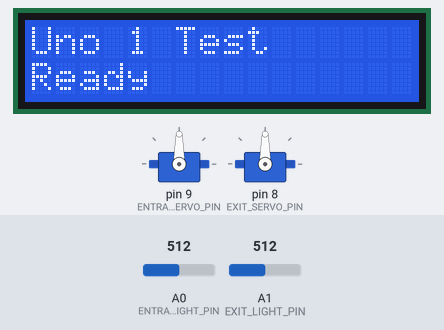
A sketch run on a simulated Arduino Uno, built with avr-gcc and run on an emulated ATmega328P. Shown: 16×2 character LCD, 2 × servo. The inputs (shaded band) are chosen by the test bench; at power-on: A0 (ENTRANCE_LIGHT_PIN) = 512, A1 (EXIT_LIGHT_PIN) = 512. What the sketch prints to the serial monitor is not drawn.

Above: at 3.5 s.
3.6 s: A0 (ENTRANCE_LIGHT_PIN) set to 213
5.1 s: A0 (ENTRANCE_LIGHT_PIN) set to 183
At 5.26 s:
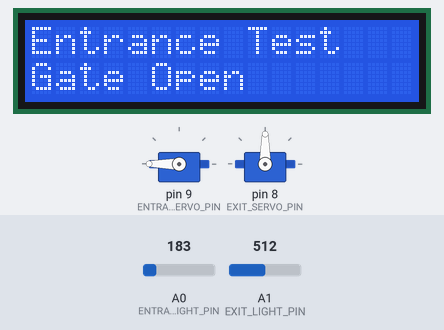
At 6.5 s:
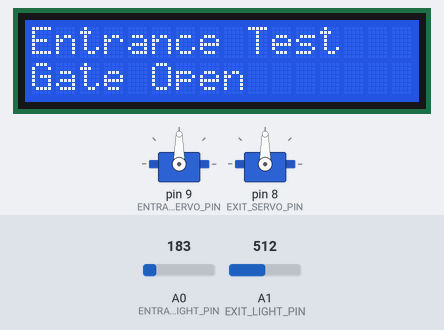
6.8 s: A1 (EXIT_LIGHT_PIN) set to 218
9.8 s: A1 (EXIT_LIGHT_PIN) set to 194
At 13.9 s:
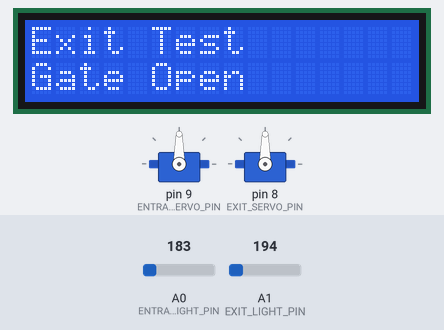
Timing chart, 0 to 15.4 s (numbered marks = the images above; inputs shaded):
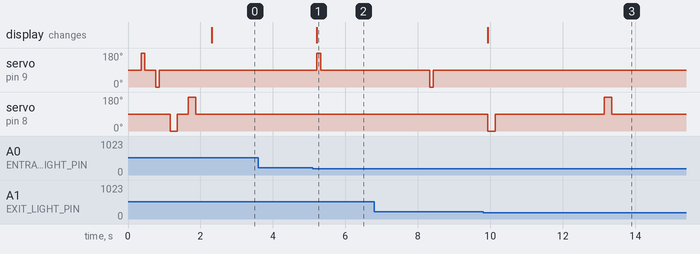

The sketch:

uno1_gate_full_test.ino
```cpp
#include <LiquidCrystal_I2C.h>
#include <Servo.h>

const int ENTRANCE_LIGHT_PIN = A0;
const int EXIT_LIGHT_PIN = A1;
const int ENTRANCE_SERVO_PIN = 9;
const int EXIT_SERVO_PIN = 8;

const int LIGHT_BLOCKED_THRESHOLD = 200;
const int SERVO_STOP_ANGLE = 90;
const int ENTRANCE_SERVO_OPEN_ROTATE_ANGLE = 180;
const int ENTRANCE_SERVO_CLOSE_ROTATE_ANGLE = 0;
const int EXIT_SERVO_OPEN_ROTATE_ANGLE = 0;
const int EXIT_SERVO_CLOSE_ROTATE_ANGLE = 180;
const unsigned long ENTRANCE_SERVO_ROTATE_TIME_MS = 100;
const unsigned long EXIT_SERVO_ROTATE_TIME_MS = 200;
const unsigned long GATE_OPEN_TIME_MS = 3000;
const unsigned long LIGHT_LOG_INTERVAL_MS = 500;

LiquidCrystal_I2C lcd(0x27, 16, 2);
Servo entranceServo;
Servo exitServo;

enum BarrierPhase {
  BARRIER_STOPPED,
  BARRIER_OPENING,
  BARRIER_OPEN,
  BARRIER_CLOSING
};

struct BarrierState {
  Servo* servo;
  const char* name;
  BarrierPhase phase;
  unsigned long changedAt;
  bool clockwise;
  unsigned long rotateTimeMs;
};

BarrierState entranceBarrier = {&entranceServo, "Entrance", BARRIER_STOPPED, 0, false, ENTRANCE_SERVO_ROTATE_TIME_MS};
BarrierState exitBarrier = {&exitServo, "Exit", BARRIER_STOPPED, 0, true, EXIT_SERVO_ROTATE_TIME_MS};

bool previousEntranceDetected = false;
bool previousExitDetected = false;
unsigned long lastLightLoggedAt = 0;
bool startupServoTestDone = false;

/**
 * LCD에 두 줄 메시지를 표시한다.
 * @param {String} firstLine - 첫 번째 줄 메시지
 * @param {String} secondLine - 두 번째 줄 메시지
 * @returns {void} 반환값 없음
 */
void showMessage(String firstLine, String secondLine) {
  lcd.clear();
  lcd.setCursor(0, 0);
  lcd.print(firstLine.substring(0, 16));
  lcd.setCursor(0, 1);
  lcd.print(secondLine.substring(0, 16));
}

/**
 * 서보를 정지 상태로 맞춘다.
 * @param {Servo&} targetServo - 제어할 서보
 * @returns {void} 반환값 없음
 */
void stopServo(Servo& targetServo) {
  targetServo.write(SERVO_STOP_ANGLE);
}

/**
 * 차단기를 여는 방향으로 회전시킨다.
 * @param {BarrierState&} barrier - 제어할 차단기 상태
 * @returns {void} 반환값 없음
 */
void startOpeningGate(BarrierState& barrier) {
  barrier.servo->write(barrier.clockwise ? EXIT_SERVO_OPEN_ROTATE_ANGLE : ENTRANCE_SERVO_OPEN_ROTATE_ANGLE);
  barrier.phase = BARRIER_OPENING;
  barrier.changedAt = millis();
  Serial.print(barrier.name);
  Serial.println(" gate opening");
}

/**
 * 차단기를 닫는 방향으로 회전시킨다.
 * @param {BarrierState&} barrier - 제어할 차단기 상태
 * @returns {void} 반환값 없음
 */
void startClosingGate(BarrierState& barrier) {
  barrier.servo->write(barrier.clockwise ? EXIT_SERVO_CLOSE_ROTATE_ANGLE : ENTRANCE_SERVO_CLOSE_ROTATE_ANGLE);
  barrier.phase = BARRIER_CLOSING;
  barrier.changedAt = millis();
  Serial.print(barrier.name);
  Serial.println(" gate closing");
}

/**
 * 서보가 지정 시간 동안만 동작하도록 차단기 상태를 갱신한다.
 * @param {BarrierState&} barrier - 갱신할 차단기 상태
 * @returns {void} 반환값 없음
 */
void updateGate(BarrierState& barrier) {
  unsigned long elapsed = millis() - barrier.changedAt;

  if (barrier.phase == BARRIER_OPENING && elapsed >= barrier.rotateTimeMs) {
    stopServo(*barrier.servo);
    barrier.phase = BARRIER_OPEN;
    barrier.changedAt = millis();
    return;
  }

  if (barrier.phase == BARRIER_OPEN && elapsed >= GATE_OPEN_TIME_MS) {
    startClosingGate(barrier);
    return;
  }

  if (barrier.phase == BARRIER_CLOSING && elapsed >= barrier.rotateTimeMs) {
    stopServo(*barrier.servo);
    barrier.phase = BARRIER_STOPPED;
    Serial.print(barrier.name);
    Serial.println(" gate stopped");
  }
}

/**
 * 조도값으로 차량 감지 여부를 판단한다.
 * @param {int} lightValue - 조도센서 값
 * @returns {bool} 차량으로 판단되면 true
 */
bool isVehicleDetectedByLight(int lightValue) {
  return lightValue <= LIGHT_BLOCKED_THRESHOLD;
}

/**
 * 조도값을 0.5초 간격으로 출력한다.
 * @param {int} entranceLightValue - 입구 조도값
 * @param {int} exitLightValue - 출구 조도값
 * @returns {void} 반환값 없음
 */
void logLightValues(int entranceLightValue, int exitLightValue) {
  if (millis() - lastLightLoggedAt < LIGHT_LOG_INTERVAL_MS) {
    return;
  }

  lastLightLoggedAt = millis();
  Serial.print("Entrance Light: ");
  Serial.print(entranceLightValue);
  Serial.print(", Exit Light: ");
  Serial.println(exitLightValue);
}

/**
 * 입구 차단기의 초기 시험 동작을 수행한다.
 * @param {BarrierState&} barrier - 시험할 차단기 상태
 * @returns {void} 반환값 없음
 */
void runBarrierStartupTest(BarrierState& barrier) {
  startOpeningGate(barrier);
  delay(barrier.rotateTimeMs);
  stopServo(*barrier.servo);
  delay(300);

  startClosingGate(barrier);
  delay(barrier.rotateTimeMs);
  stopServo(*barrier.servo);
  barrier.phase = BARRIER_STOPPED;
  barrier.changedAt = millis();
  delay(300);
}

/**
 * 부팅 직후 양쪽 차단기를 한 번씩 시험 동작시킨다.
 * @returns {void} 반환값 없음
 */
void runStartupServoTest() {
  if (startupServoTestDone) {
    return;
  }

  startupServoTestDone = true;
  Serial.println("=== Startup Servo Test Start ===");
  runBarrierStartupTest(entranceBarrier);
  runBarrierStartupTest(exitBarrier);
  Serial.println("=== Startup Servo Test End ===");
}

/**
 * 차량 유입을 감지해 입구 차단기를 제어한다.
 * @param {int} entranceLightValue - 입구 조도값
 * @returns {void} 반환값 없음
 */
void handleEntranceTest(int entranceLightValue) {
  bool entranceDetected = isVehicleDetectedByLight(entranceLightValue);

  Serial.print("[entrance] light=");
  Serial.print(entranceLightValue);
  Serial.print(", detected=");
  Serial.print(entranceDetected ? "1" : "0");
  Serial.print(", prev=");
  Serial.println(previousEntranceDetected ? "1" : "0");

  if (entranceDetected && !previousEntranceDetected) {
    Serial.print("ENTRANCE_DETECTED, Entrance Light: ");
    Serial.println(entranceLightValue);
    showMessage("Entrance Test", "Gate Open");

    if (entranceBarrier.phase == BARRIER_STOPPED) {
      startOpeningGate(entranceBarrier);
    }
  }

  previousEntranceDetected = entranceDetected;
}

/**
 * 차량 유출을 감지해 출구 차단기를 제어한다.
 * @param {int} exitLightValue - 출구 조도값
 * @returns {void} 반환값 없음
 */
void handleExitTest(int exitLightValue) {
  bool exitDetected = isVehicleDetectedByLight(exitLightValue);

  if (exitDetected && !previousExitDetected) {
    Serial.print("BARRIER_EXIT, Exit Light: ");
    Serial.println(exitLightValue);
    Serial.println("BARRIER_EXIT");
    showMessage("Exit Test", "Gate Open");

    if (exitBarrier.phase == BARRIER_STOPPED) {
      startOpeningGate(exitBarrier);
    }
  }

  previousExitDetected = exitDetected;
}

/**
 * 테스트용 보드 초기화를 수행한다.
 * @returns {void} 반환값 없음
 */
void setup() {
  Serial.begin(9600);

  lcd.init();
  lcd.backlight();
  entranceServo.attach(ENTRANCE_SERVO_PIN);
  exitServo.attach(EXIT_SERVO_PIN);
  stopServo(entranceServo);
  stopServo(exitServo);

  delay(300);
  runStartupServoTest();

  Serial.println("=== Uno 1 Gate Full Test Start ===");
  Serial.println("A0: Entrance light, A1: Exit light");
  Serial.println("D9: Entrance servo, D8: Exit servo");
  Serial.println("LCD: I2C 0x27, SDA A4, SCL A5");
  Serial.print("Threshold: ");
  Serial.println(LIGHT_BLOCKED_THRESHOLD);

  showMessage("Uno 1 Test", "Ready");
}

/**
 * 테스트용 센서와 차단기 상태를 반복 갱신한다.
 * @returns {void} 반환값 없음
 */
void loop() {
  int entranceLightValue = analogRead(ENTRANCE_LIGHT_PIN);
  int exitLightValue = analogRead(EXIT_LIGHT_PIN);

  logLightValues(entranceLightValue, exitLightValue);
  handleEntranceTest(entranceLightValue);
  handleExitTest(exitLightValue);
  updateGate(entranceBarrier);
  updateGate(exitBarrier);
  delay(100);
}
```

Measured:
- the behaviour switches between 201 and 200 on A0 (ENTRANCE_LIGHT_PIN) (found by bisection; images 0 and 1)
- the behaviour switches between 201 and 200 on A1 (EXIT_LIGHT_PIN) (found by bisection; images 2 and 3)
- after the input at 3.6 s, every drawn part: stays the same
- after the input at 5.1 s, servo on pin 9 (ENTRANCE_SERVO_PIN): 90° → 180° after 0.11 s, → 90° 0.10 s later; the display: changes after 0.11 s (image 1)
- after the input at 9.8 s, servo on pin 8 (EXIT_SERVO_PIN): 90° → 0° after 0.13 s, → 90° 0.20 s later, → 180° 3.0 s later, → 90° 0.22 s later; the display: changes after 0.13 s (image 3)
